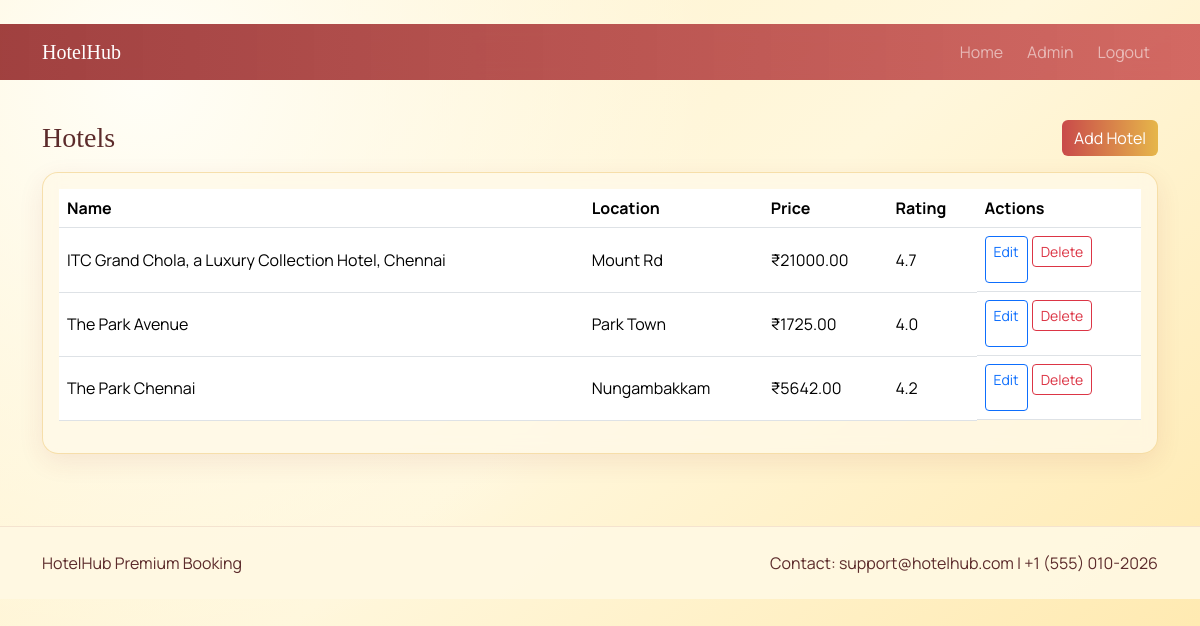
The app's page /admin/hotels (signed in) with its own data.
### models.py (models this page shows)
class Hotel(db.Model):
    __tablename__ = 'hotels'
    id = db.Column(db.Integer, primary_key=True)
    name = db.Column(db.String(200), nullable=False)
    description = db.Column(db.Text, nullable=False)
    location = db.Column(db.String(120), nullable=False)
    address = db.Column(db.String(255), nullable=False)
    amenities = db.Column(db.Text, default='')
    price_per_night = db.Column(db.Float, nullable=False)
    rating = db.Column(db.Float, default=4.0)
    image_filename = db.Column(db.String(255), default='default-hotel.jpg')
    created_at = db.Column(db.DateTime, default=datetime.utcnow)
    rooms = db.relationship('Room', backref='hotel', lazy=True, cascade='all, delete-orphan')
    bookings = db.relationship('Booking', backref='hotel', lazy=True, cascade='all, delete-orphan')

### routes.py (the view)
    @app.route('/admin/hotels')
    @login_required
    @admin_required
    def admin_hotels():
        hotels = Hotel.query.order_by(Hotel.created_at.desc()).all()
        return render_template('admin_hotels.html', hotels=hotels)

### app.py (called while the page is built)
def create_app():
    app = Flask(__name__)
    app.config['SECRET_KEY'] = 'change-this-in-production'
    app.config['SQLALCHEMY_DATABASE_URI'] = 'sqlite:///database.db'
    app.config['SQLALCHEMY_TRACK_MODIFICATIONS'] = False
    app.config['UPLOAD_FOLDER'] = 'static/images/hotels'
    app.config['MAX_CONTENT_LENGTH'] = 5 * 1024 * 1024
    db.init_app(app)
    login_manager = LoginManager()
    login_manager.login_view = 'login'
    login_manager.init_app(app)
    @login_manager.user_loader
    def load_user(user_id):
        return User.query.get(int(user_id))
    init_routes(app)
    with app.app_context():
        db.create_all()
        User.bootstrap_admin()
    return app

### routes.py (called while the page is built)
def admin_required(func):
    @wraps(func)
    def wrapper(*args, **kwargs):
        if not current_user.is_authenticated or current_user.role != 'admin':
            flash('Admin access required.', 'danger')
            return redirect(url_for('index'))
        return func(*args, **kwargs)
    return wrapper

### templates/admin_hotels.html (shortened to what this page needs)
﻿{% extends 'base.html' %}
{% block content %}
<div class="container py-4">
    <div class="d-flex justify-content-between align-items-center mb-3">
        <h3 class="brand-font mb-0">Hotels</h3>
        <a class="btn btn-gradient" href="{{ url_for('admin_add_hotel') }}">Add Hotel</a>
    </div>
    <div class="table-responsive glass-card p-3">
        <table class="table align-middle">
            <thead><tr><th>Name</th><th>Location</th><th>Price</th><th>Rating</th><th>Actions</th></tr></thead>
            <tbody>
                {% for hotel in hotels %}
                <tr>
                    <td>{{ hotel.name }}</td>
                    <td>{{ hotel.location }}</td>
                    <td>₹{{ '%.2f'|format(hotel.price_per_night) }}</td>
                    <td>{{ '%.1f'|format(hotel.rating) }}</td>
                    <td class="d-flex gap-1">
                        <a class="btn btn-sm btn-outline-primary" href="{{ url_for('admin_edit_hotel', hotel_id=hotel.id) }}">Edit</a>
                        <form method="post" action="{{ url_for('admin_delete_hotel', hotel_id=hotel.id) }}">
                            <button class="btn btn-sm btn-outline-danger" type="submit">Delete</button>
                        </form>
                    </td>
                </tr>
                {% else %}
                <tr><td colspan="5" class="text-center">No hotels found.</td></tr>
                {% endfor %}
            </tbody>
        </table>
    </div>
</div>
{% endblock %}

### static/css/style.css (style rules this page uses)
:root { --bg-one: #fff7dc; --bg-two: #ffe7a8; --bg-three: #fff2cc; --ink: #5c2b2b; --accent: #c94a4a; --accent-two: #e6b64a; }
* { box-sizing: border-box; }
body { font-family: 'Manrope', sans-serif; color: var(--ink); min-height: 100vh; background: radial-gradient(circle at 12% 10%, #fffef7 0%, rgba(255, 254, 247, 0) 45%), linear-gradient(140deg, var(--bg-three) 0%, var(--bg-one) 48%, var(--bg-two) 100%); }
.brand-font { font-family: 'Playfair Display', serif; }
.btn-gradient { color: #fff; background: linear-gradient(90deg, var(--accent), var(--accent-two)); border: 0; }
.glass-card { border: 1px solid rgba(230, 182, 74, .38); background: rgba(255, 249, 232, .78); border-radius: 16px; box-shadow: 0 8px 26px rgba(150, 44, 44, .09); backdrop-filter: blur(8px); }

### records on screen
Hotel: name "ITC Grand Chola, a Luxury Collection Hotel, Chennai", location "Mount Rd", price_per_night "21000.00", rating "4.7"
Hotel: name "The Park Avenue", location "Park Town", price_per_night "1725.00", rating "4.0"
Hotel: name "The Park Chennai", location "Nungambakkam", price_per_night "5642.00", rating "4.2"
